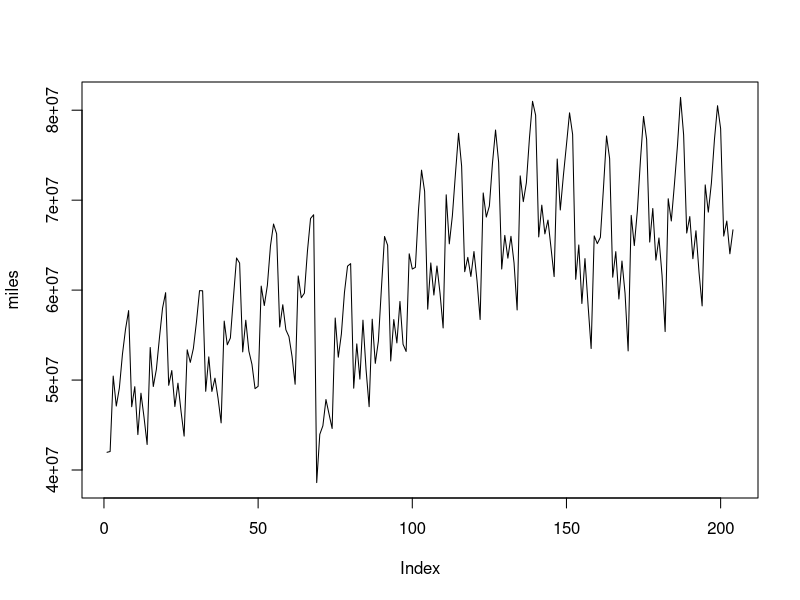
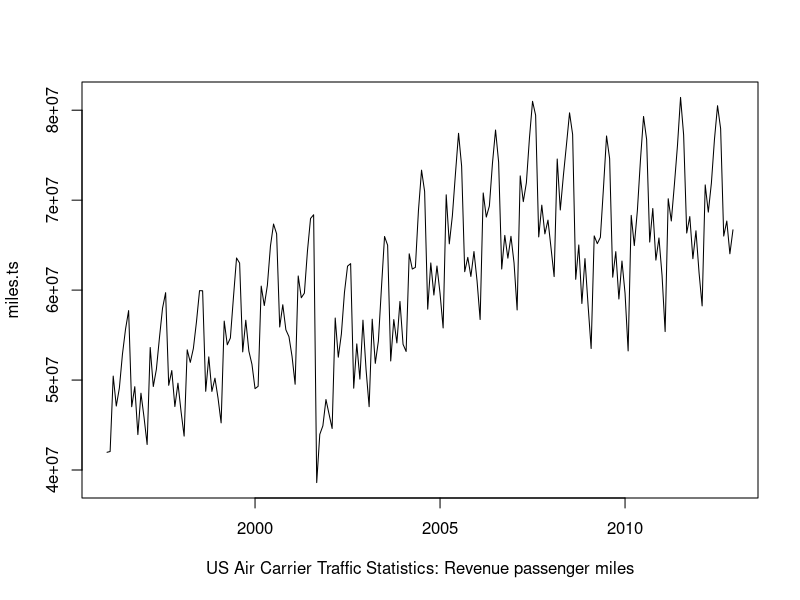
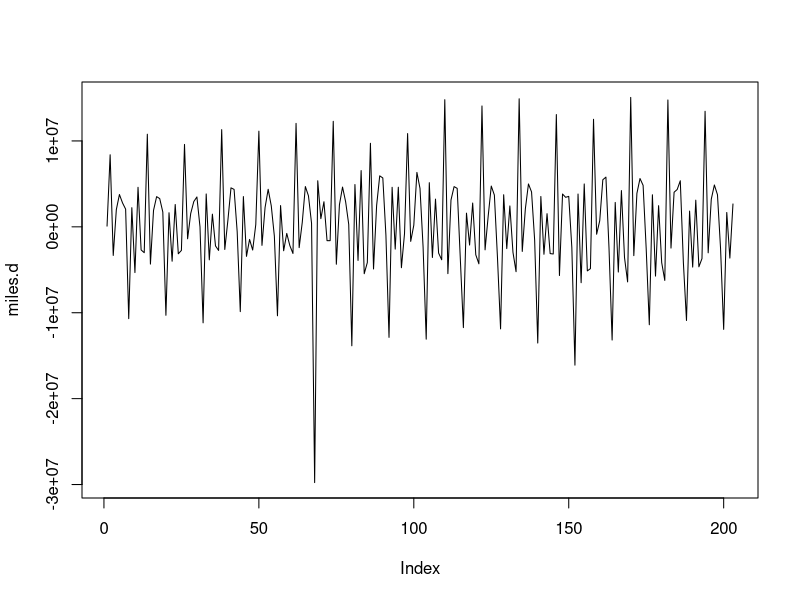
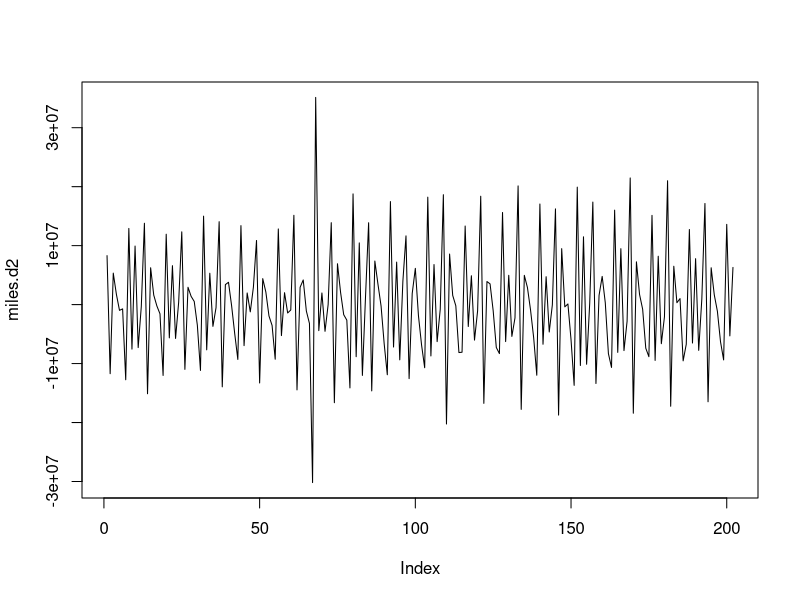
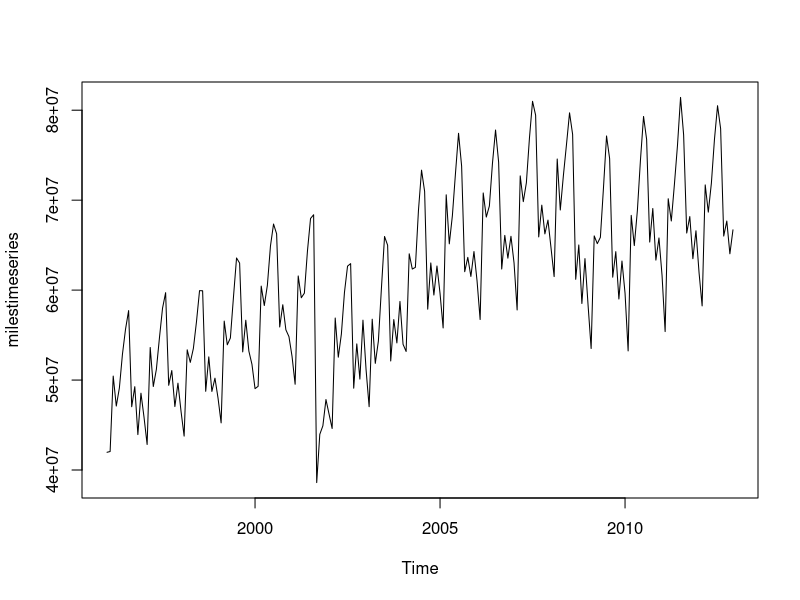
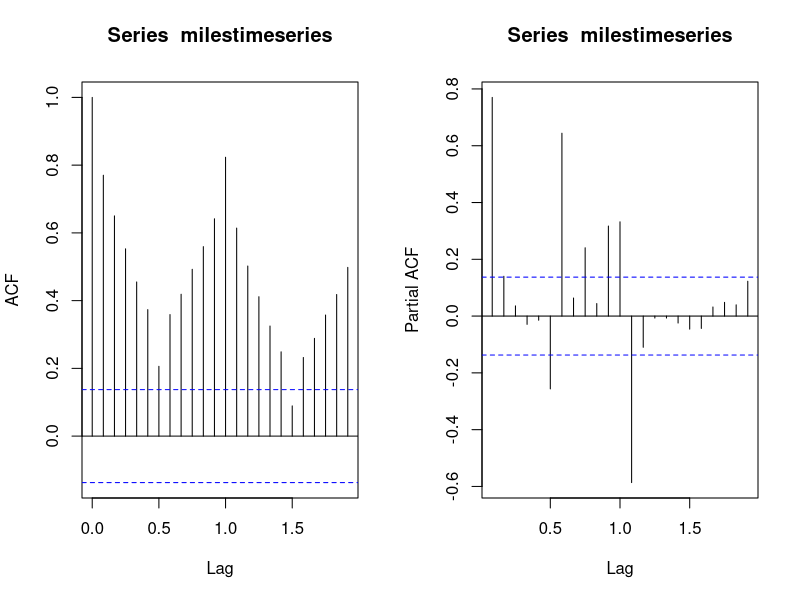
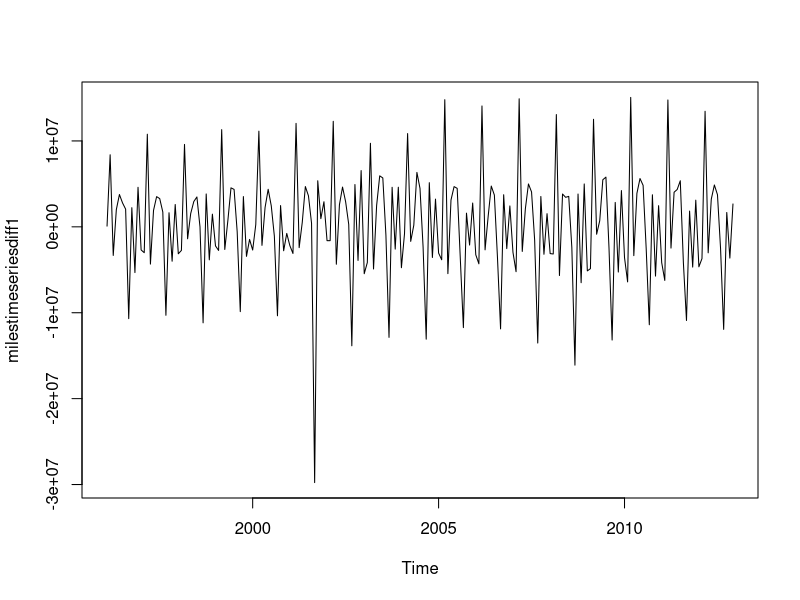
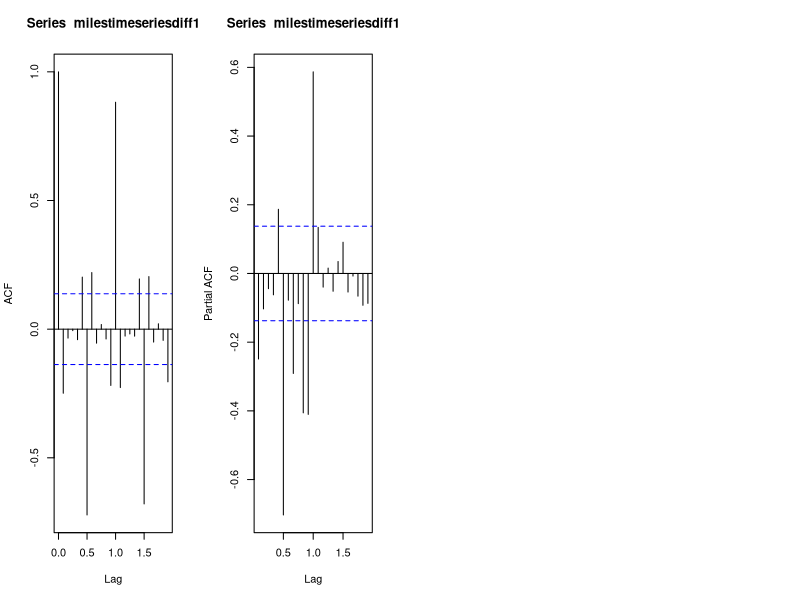

The R source for these figures, in order:
rm(list=ls(all=TRUE))

library("forecast")
library("stats")
library("data.table")

## US Air carrier traffic statistics data (revenue passenger miles)
data = read.csv("us-air-carrier-traffic.csv", header = T)
class(data)
head(data)
attach(data)
par(mfrow = c(1, 1))
plot(miles, type = "l")
miles.ts = ts(miles, start = c(1996,1), frequency = 12)
plot(miles.ts, xlab = "US Air Carrier Traffic Statistics: Revenue passenger miles")

milestimeseries = miles.ts

## DIFF
miles.d = diff(miles)
plot(miles.d, type = 'l')

miles.d2 = diff(miles.d)
plot(miles.d2, type = 'l')

#ARIMA
#Step-by-step ARIMA model building
# Model 1
# Step 1: Plot timeseries (in terms of ARIMA, it is an ARIMA(0,0,0))
par(mfrow = c(1, 1))
plot(milestimeseries)

# Step 2: Plot ACF and PACF to get preliminary understanding of the process
par(mfrow = c(1, 2))
acf(milestimeseries)
pacf(milestimeseries)

# Step 3: The suspension bridge pattern in ACF suggests both nonstationarity
# and strong seasonality.  Perform a non-seasonal difference to give an 
#ARIMA(0,1,0) model

par(mfrow = c(1, 1))
milestimeseriesdiff1 <- diff(milestimeseries, differences = 1)
milestimeseriesdiff1
plot(milestimeseriesdiff1)

# Step 4: Check ACF and PACF to explore remaining dependencies
par(mfrow = c(1, 4))
acf(milestimeseriesdiff1)
pacf(milestimeseriesdiff1)

# Step 5: The differenced series looks stationary but has strong seasonal lags
# Perform a seasonal differencing on the original time series (ARIMA(0,0,0)(0,1,0)12)
par(mfrow = c(1, 1))
milestimeseriesseasonaldiff1 <- diff(milestimeseries, lag = 12, 
                                     differences=1)
milestimeseriesseasonaldiff1
plot(milestimeseriesseasonaldiff1)

# Step 6: Check ACF and PACF for seasonally differenced data
#to explore remaining dependencies
par(mfrow = c(2, 4))
acf(milestimeseriesseasonaldiff1)
pacf(milestimeseriesseasonaldiff1)

# Step 7: Strong positive autocorrelation indicates need for either an AR component
# or a non-seasonal differencing.  Perform a non-seasonal differencing.
# ARIMA(0,1,0)(0,1,0)12
par(mfrow = c(1, 1))
milestimeseriesSeasNoSeasdiff1 <- 
  diff(milestimeseriesseasonaldiff1, differences=1)
milestimeseriesSeasNoSeasdiff1
plot(milestimeseriesSeasNoSeasdiff1)

# Step 8: Check ACF and PACF to explore remaining dependencies
par(mfrow = c(1, 2))
acf(milestimeseriesSeasNoSeasdiff1)
pacf(milestimeseriesSeasNoSeasdiff1)

# Step 9: ACF and PACF show significant lag-1, which then cutoff, requiring
# an AR(1) and an MA(1) term.  Also, the significant lag at the seasonal
# period is negative, requiring a SeasonalMA(1) term
milesArima1 <- Arima(milestimeseries, order = c(1,1,1),
                    seasonal = c(0,1,1), include.drift = FALSE)
milesArima1
auto.arima(milestimeseries)

# Step 10: Check residuals to ensure they are white noise
par(mfrow = c(1, 2))
acf(milesArima1$residuals, lag.max = 24)
mean(abs(milesArima1$residuals))

pacf(milesArima1$residuals, lag.max = 24)
#Box.test(milesArima1$residuals, lag=24, type="Ljung-Box")

# Step 11: Start forecasting
par(mfrow = c(1, 1))
#milestimeseriesforecastsArima1 <- forecast.Arima(milesArima1, h=36)
milestimeseriesforecastsArima1 <- forecast(milesArima1, h=36)
#plot.forecast(milestimeseriesforecastsArima1)
plot(milestimeseriesforecastsArima1)
milestimeseriesforecastsArima1

#ARIMA - Model 2
#Step-by-step ARIMA model building
# Model 2
# Step 1: Plot timeseries (in terms of ARIMA, it is an ARIMA(0,0,0))
miles = read.csv("us-air-carrier-traffic.csv")
miles
milestimeseries <- ts(miles, frequency = 12, start = c(1996,1))
milestimeseries
par(mfrow = c(1, 1))
plot(milestimeseries)

# Step 2: Perform a seasonal differencing on the original time series (ARIMA(0,0,0)(0,1,0)12)
par(mfrow = c(1, 1))
milestimeseriesseasonaldiff1 <- 
  diff(milestimeseries, lag = 12, differences=1)
milestimeseriesseasonaldiff1
plot(milestimeseriesseasonaldiff1)

# Step 3: Check ACF and PACF for seasonally differenced data
#to explore remaining dependencies
par(mfrow = c(1, 2))
acf(milestimeseriesseasonaldiff1)
pacf(milestimeseriesseasonaldiff1)

# Step 4: Strong positive autocorrelation indicates need for either an AR component
# or a non-seasonal differencing.  Add an AR term.
# ARIMA(1,0,0)(0,1,0)12
milesArima2 <- Arima(milestimeseries, order = c(1,0,0),
                     seasonal = c(0,1,0), include.drift = TRUE)
milesArima2

# Step 5: Check ACF and PACF to explore remaining dependencies
par(mfrow = c(1, 2))
acf(milesArima2$residuals)
pacf(milesArima2$residuals)
Box.test(milesArima2$residuals, lag=24, type="Ljung-Box")

# Step 6: Strong negative autocorrelation at the seasonal period
#indicates need for a seasonal MA term. ARIMA(1,0,0)(0,1,1)12
milesArima2 <- Arima(milestimeseries, order = c(1,0,0),
                     seasonal = c(0,1,1), include.drift = TRUE)
milesArima2

# Step 7: Check ACF and PACF to explore remaining dependencies
par(mfrow = c(1, 2))
acf(milesArima2$residuals)
pacf(milesArima2$residuals)
Box.test(milesArima2$residuals, lag=24, type="Ljung-Box")

# Step 8: Start forecasting
par(mfrow = c(1, 1))
#milestimeseriesforecastsArima2 <- forecast.Arima(milesArima2, h=36)
milestimeseriesforecastsArima2 <- forecast(milesArima2, h=36)
#plot.forecast(milestimeseriesforecastsArima2)
plot(milestimeseriesforecastsArima2)
milestimeseriesforecastsArima2

# Automated functions are available
milesAutoArima <- auto.arima(milestimeseries,ic='aic')
milesAutoArima
#milestimeseriesforecastsAutoArima <- forecast.Arima(milesAutoArima, h=36)
milestimeseriesforecastsAutoArima <- forecast(milesAutoArima, h=36)
#plot.forecast(milestimeseriesforecastsAutoArima)
plot(milestimeseriesforecastsAutoArima)
milestimeseriesforecastsAutoArima

